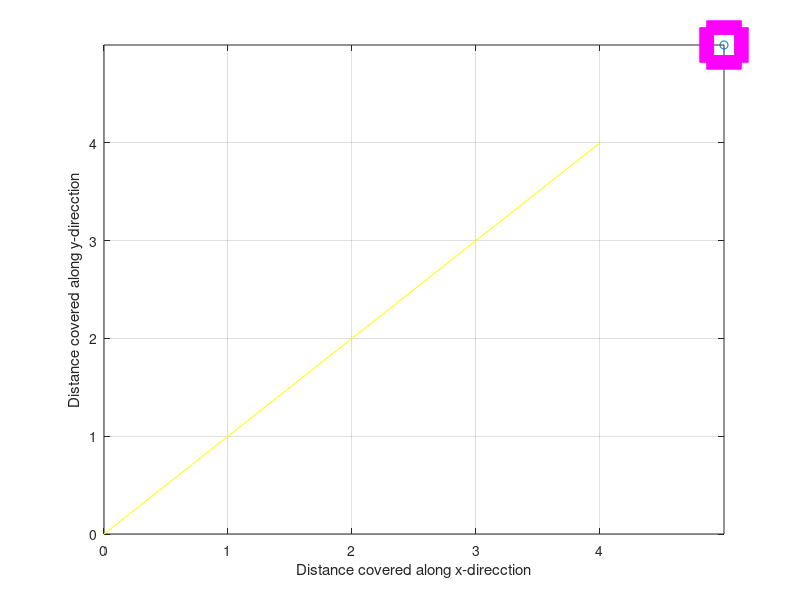

The MATLAB source for this figure: (Note: this script raises an error after producing the figure.)

%PROJECT TOPIC: IMPLEMENTATION OF REINFORCEMENT LEARNING BASED ROBOTIC PATH PLANNING 
%%TD ALGORITHM FOR 4X4 GRID

stx= input('Enter the x coordinate of starting point');
sty=input('Enter the y coordinate of starting point');
N=4;

switch (stx)
    case(0.5)
        switch(sty)
            case(0.5)
                i=8;              %initializing cell number
                px=0.5;py=0.5;    %initializing ploting starting point
            case(1.5)
                i=14;
                px=0.5;py=1.5;
            case(2.5)
                i=20;
                px=0.5;py=2.5;
            case(3.5)
                i=26;
                px=0.5;py=3.5;
        end
    case(1.5)
            switch(sty)
            case(0.5)
                i=9;
                px=1.5;py=0.5;
            case(1.5)
                i=15;
                px=1.5;py=1.5;
            case(2.5)
                i=21;
                px=1.5;py=2.5;
            case(3.5)
                i=27;
                px=1.5;py=3.5;
        end
    case(2.5)
            switch(sty)
            case(0.5)
                i=10;
                px=2.5;py=0.5;
            case(1.5)
                i=16;
                 px=2.5;py=1.5;
            case(2.5)
                i=22;
                 px=2.5;py=2.5;
            case(3.5)
                i=26;
                 px=2.5;py=3.5;
            end
    case(3.5)
            switch(sty)
            case(0.5)
                i=11;
                px=3.5;py=0.5;
            case(1.5)
                i=17;
                px=3.5;py=1.5;
            case(2.5)
                i=23;
                px=3.5;py=2.5;
            case(3.5)
                i=29;
                px=3.5;py=3.5;
        end
end 
i;

n= input('Enter the number of obstcles in the grid');
X=0:4;
Y=0:4;
figure('Color',[0.8 0.8 0.8]);
  plot(X,Y,'y');
  set(gca,'Color','y')
  xlabel('Distance covered along x-direcction')
ylabel('Distance covered along y-direcction')
grid on
hold on
set(gca,'XTick',[0 1 2 3 4],'YTick',[0 1 2 3 4]);
plot(stx,sty,'o');
hold on
%Initializing utility factors for each cell
%Modified utility factors for each cell's each arrival from other cell like diagonal
%right,horizontal right, vertical down, horizontal left,vertically up +
%Reward function

q1=[50 30 60 60 40];
q2=[50 80 60 60 40];
q3=[50 80 60 60 40];
q4=[50 80 60 10 40];
q5=[50 30 60 60 90];
q6=[150 130 110 110 140];
q7=[150 130 110 110 140];
q8=[150 130 110 10 140];
q9=[50 30 60 60 90];% 150=90
q10=[150 130 110 110 140];
q11=[250 230 210 210 240];
q12=[250 230 10 10 240];
q13=[50 30 10 60 90];
q14=[150 80 10 110 140];
q15=[250 230 10 10 240];
q16=[450 440 10 10  440];

 if (n>0)        % obstacle is present


     x(1)=input('Enter the x coordinate of the first obstcle');
     y(1)=input('Enter the y coordinate of the first obstcle');
     x(2)=input('Enter the x coordinate of the second obstcle');
     y(2)=input('Enter the y coordinate of the second obstcle');
     x(3)=input('Enter the x coordinate of the third obstcle');
     y(3)=input('Enter the y coordinate of the third obstcle');
     x(4)=input('Enter the x coordinate of the fourth obstcle');
     y(4)=input('Enter the y coordinate of the fourth obstcle');
     % Obstacle plotting and Weight updation
for k=1:n
%      x(k)=input(['Enter the x coordinate of ' num2str(k) ' th obstacle']);
%      y(k)=input(['Enter the y coordinate of ' num2str(k) ' th obstacle']);
    
     plot(x(k),y(k),'m s','MarkerSize',25,'LineWidth',10); 
     
     hold on
     x(k)=ceil(x(k));
      y(k)=ceil(y(k));
switch (x(k))          % Updating the Modified utility factor based on the obstacle position
    case (1)
        switch(y(k))
            case(1)
                 q1=[0 0 0 0 0];
            case(2)
                 q5=[0 0 0 0 0];
            case(3)
                 q9=[0 0 0 0 0];
            case(4)
                q13=[0 0 0 0 0];
        end
    case (2)
         switch(y(k))
            case(1)
                 q2=[0 0 0 0 0];
            case(2)
                 q6=[0 0 0 0 0];
            case(3)
                 q10=[0 0 0 0 0];
            case(4)
                q14=[0 0 0 0 0];
        end
    case(3)
         switch(y(k))
            case(1)
                 q3=[0 0 0 0 0];
            case(2)
                 q7=[0 0 0 0 0];
            case(3)
                 q11=[0 0 0 0 0];
            case(4)
                q15=[0 0 0 0 0];
        end
    case(4)
        switch(y(k))
            case(1)
                 q4=[0 0 0 0 0];
            case(2)
                 q8=[0 0 0 0 0];
            case(3)
                 q12=[0 0 0 0 0];
            case(4)
                q16=[0 0 0 0 0];
        end
end
end
q17=[0 0 0 0 0];
q18=[0 0 0 0 0];
q19=[0 0 0 0 0];
q20=[0 0 0 0 0];
s1=[0 0 10 10 0];s2=[0 30 10 10 0];s3=[0 30 10 10 0];s4=[0 30 10 10 0];s5=[0 30 10 10 0];
s6=[0 30 10 0 0];s7=[0 0 10 10 40];s8=[50 30 10 0 40];s9=[0 0 10 10 40];s10=[50 30 10 0 40];
s11=[0 0 10 10 40];s12=[50 30 10 0 40];s13=[0 0 10 10 40];s14=[50 30 10 0 40];s15=[0 0 10 10 40];
s16=[50 30 0 0 40];

q=[s1;s2;s3;s4;s5;s6;s7;q1;q2;q3;q4;s8;s9;q5;q6;q7;q8;s10;s11;q9;q10;q11;q12;s12;s13;q13;q14;q15;q16;s14;s15;q17;q18;q1;q20;s16];

 
     % px=0.5;py=0.5;  %initiating ploting start point
    
     % i=8;
             
%        while ((mod(px,3.5)) | (mod(py,3.5)))
%           while (~(i==16))
tic
while(i~=29)
   if (q((i+7),(1))>q((i+6),(5)))          %diagonal>vertical
      if (q((i+7),(1))>q((i+1),(2)))           % diagonal> horizontal
         if  (q((i+7),(1))>q((i-1),(4)))     %diagonal>horizontal bwd 
            if (q((i+7),(1))>q((i-6),(3)))%diagonal>vertical bwd  
          
                 x1=[(px),(px+1)];         %Diagonal movement
                 y1=[(py),(py+1)];
                 plot(x1,y1,'k','LineWidth',4);
                 
                 hold on
                 px=px+1;
                 py=py+1;
                 i=i+7;

                      
            else %vertical bwd >diagonal & diagonal>horizontal bwd & diagonal>horizontal & diagonal>vertical
                 x1=[(px),(px)];         %vertical bwd movement
                 y1=[(py),(py-1)];
                 plot(x1,y1,'k','LineWidth',4);
                 
                 hold on
                 px=px;
                 py=py-1;
                 i=i-6;                                            
            end
        else % horizontal bwd > diagonal & diagonal>horizontal & diagonal>vertical
            if  (q((i-1),(4))>q((i-6),(3))) %horizontal bwd > vertical bwd
                 x1=[(px),(px-1)];         %Horizontal bwd movement
                 y1=[(py),(py)];
                 plot(x1,y1,'k','LineWidth',4);
                 
                 hold on
                 px=px-1;
                 py=py;
                i=i-1;
            else  
                 x1=[(px),(px)];         %vertical bwd movement
                 y1=[(py),(py-1)];
                 plot(x1,y1,'k','LineWidth',4);
                 
                 hold on
                 px=px;
                 py=py-1;
                 i=i-6;    
            end
         end
    else % horizontal > diagonal & diagonal>vertical
        if (q((i+1),(2))>q((i-1),(4))) %horizontal > horizontal bwd
            if (q((i+1),(2))>q((i-6),(3))) %horizontal > vertical bwd
                 x1=[(px),(px+1)];         %Horizontal movement
                 y1=[(py),(py)];
                 plot(x1,y1,'k','LineWidth',4);
                 
                 hold on
                 px=px+1;
                 py=py;
                i=i+1; 
            else
                 x1=[(px),(px)];        % Vertical bwd movement
                 y1=[(py),(py-1)];
                 plot(x1,y1,'k','LineWidth',4);
                 
                 hold on
                 px=px;
                 py=py-1;
                 i=i-6;   
            end
        else % horizontal bwd > horizontal & horizontal > diagonal & diagonal>vertical
            if (q((i-1),(4))>q((i-6),(3))) % horizontal bwd > vertical bwd
                 x1=[(px),(px-1)];         %Horizontal bwd movement
                 y1=[(py),(py)];
                 plot(x1,y1,'k','LineWidth',4);
                 
                 hold on
                 px=px-1;
                 py=py;
                 i=i-1; 
            else
                 x1=[(px),(px)];        % Vertical bwd movement
                 y1=[(py),(py-1)];
                 plot(x1,y1,'k','LineWidth',4);
                 
                 hold on
                 px=px;
                 py=py-1;
                 i=i-6; 
            end
        end
      end
             
else % Vertical> Diagonal
    if (q((i+6),(5))>q((i+1),(2)))  %vertical > horizontal
        if(q((i+6),(5))>q((i-1),(4))) % vertical > horizontal bwd
            if (q((i+6),(5))>q((i-6),(3))) % vertical > vertical bwd 
                 y1=[(py),(py+1)];       %Vertical movement
                 x1=[(px),(px)]; 
                 plot(x1,y1,'k','LineWidth',4);
                 
                 hold on
                 px=px;
                 py=py+1;
                 i=i+6; 
            else % vertical bwd > vertical & vertical > horizontal bwd & vertical > horizontal & Vertical> Diagonal
                 x1=[(px),(px)];        % Vertical bwd movement
                 y1=[(py),(py-1)];
                 plot(x1,y1,'k','LineWidth',4);
                 
                 hold on
                 px=px;
                 py=py-1;
                 i=i-6; 
            end
        else % horizontal bwd > vertical & vertical > horizontal & Vertical> Diagonal
            if (q((i-1),(4))>q((i-6),(3))) % horizontal bwd > vertical bwd
                 x1=[(px),(px-1)];         %Horizontal bwd movement
                 y1=[(py),(py)];
                 plot(x1,y1,'k','LineWidth',4);
                 
                 hold on
                 px=px-1;
                 py=py;
                 i=i-1; 
            else
                x1=[(px),(px)];        % Vertical bwd movement
                 y1=[(py),(py-1)];
                 plot(x1,y1,'k','LineWidth',4);
                 
                 hold on
                 px=px;
                 py=py-1;
                 i=i-6;
            end
        end
                
    else   % horizontal >vertical & Vertical> Diagonal
        if (q((i+1),(2))>q((i-1),(4))) %horizontal > horizontal bwd
            if (q((i+1),(2))>q((i-6),(3))) %horizontal > vertical bwd
                 x1=[(px),(px+1)];         %Horizontal movement
                 y1=[(py),(py)];
                 plot(x1,y1,'k','LineWidth',4);
                 
                 hold on
                 px=px+1;
                 py=py;
                 i=i+1;
            else
                 x1=[(px),(px)];        % Vertical bwd movement
                 y1=[(py),(py-1)];
                 plot(x1,y1,'k','LineWidth',4);
                 
                 hold on
                 px=px;
                 py=py-1;
                 i=i-6; 
            end 
        else % horizontal bwd > horizontal & horizontal >vertical & Vertical> Diagonal
            if (q((i-1),(4))>q((i-6),(3))) %horizontal bwd > vertical bwd
                 x1=[(px),(px-1)];         %Horizontal bwd movement
                 y1=[(py),(py)];
                 plot(x1,y1,'k','LineWidth',4);
                 
                 hold on
                 px=px-1;
                 py=py;
                 i=i-1;
            else
                 x1=[(px),(px)];        % Vertical bwd movement
                 y1=[(py),(py-1)];
                 plot(x1,y1,'k','LineWidth',4);
                 
                 hold on
                 px=px;
                 py=py-1;
                 i=i-6; 
            end
        end
    end
   end
end 
toc
else 
     X=stx:N-0.5;
     Y=sty:N-0.5;
     plot(X,Y,'k','LineWidth',4);
 
 end 
 
